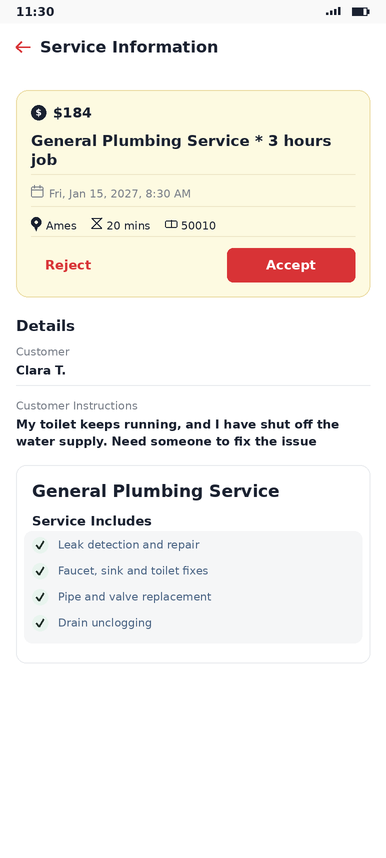
#> input picture samples/batch_future_date.png, 386 x 858 px
$ python -i renderer.py   (imports and definitions only)
#> lines starting #> are read from the running program, lines starting #| are printed output that depends on the picture
"""
renderer.py — draws the "Service Information" screen as a PNG using Pillow.

All geometry, colours and type sizes in this file were measured pixel-by-pixel
from a real device screenshot (1080 x 2400, Android, density 2.625), so the
design space below IS that screenshot: 1 unit == 1 pixel of the real screen.

Icons are hand-drawn vector approximations of the app's own glyphs:
  - map pin (solid teardrop with knockout)
  - hourglass with flowing sand (filled top bulb, outlined lower bulb, mound)
  - ZIP envelope (solid envelope + "ZIP" tag)
  - calendar with clock (steel-blue line icon, binding rings, dot grid)
  - green check badge (tapered heavy check)

Public API (unchanged):
    render_service_screen(data: ServiceRecord, out_path: str) -> str
"""
from __future__ import annotations

import math
import os
from dataclasses import dataclass, field
from typing import List, Tuple

from PIL import Image, ImageDraw, ImageFont

# ── Fonts ────────────────────────────────────────────────────────────────────
# The app uses Roboto. Real Roboto is bundled in app/fonts/ and is required for
# an exact match — DejaVu is only an emergency fallback and will NOT match.
_HERE = os.path.dirname(os.path.abspath(__file__))
_BUNDLED = os.path.join(_HERE, "fonts")

_REG_CANDIDATES = [
    os.path.join(_BUNDLED, "Roboto-Regular.ttf"),
    "/System/Library/Fonts/Supplemental/Arial.ttf",
    "C:\\Windows\\Fonts\\arial.ttf",
    os.path.join(_BUNDLED, "DejaVuSans.ttf"),
]
_BOLD_CANDIDATES = [
    os.path.join(_BUNDLED, "Roboto-Bold.ttf"),
    "/System/Library/Fonts/Supplemental/Arial Bold.ttf",
    "C:\\Windows\\Fonts\\arialbd.ttf",
    os.path.join(_BUNDLED, "DejaVuSans-Bold.ttf"),
]


def _first_existing(cands):
    for p in cands:
        if os.path.isfile(p):
            return p
    return None


_REG = _first_existing(_REG_CANDIDATES)
_BOLD = _first_existing(_BOLD_CANDIDATES) or _REG

# ── Canvas ───────────────────────────────────────────────────────────────────
REF_W = 1080                   # design space width == real screenshot width
REF_H = 2400                   # real screenshot height (used when not fitting)
OUT_W = 1080                   # output width; set 386 for a small PNG
FIT_TO_CONTENT = False         # False: fixed 1080x2400 phone frame (matches a real
#                                screenshot). True: grow to fit, nothing cropped.
SS = 2                         # supersample factor (downscaled at the end)
BOTTOM_MARGIN = 34

_SCRATCH_H = 6000


def _f(bold: bool, size: int):
    """Font at design-space `size`, scaled up for supersampling."""
    path = _BOLD if bold else _REG
    if path:
        try:
            return ImageFont.truetype(path, int(round(size * SS)))
        except OSError:
            pass
    return ImageFont.load_default(size=int(round(size * SS)))


def P(v: float) -> float:
    """Design-space unit -> supersampled canvas unit."""
    return v * SS


# ── Palette (sampled from the reference screenshot) ──────────────────────────
C_BG = (255, 255, 255)
C_STATUS_BG = (250, 250, 250)
C_NAVY = (29, 53, 87)             # #1D3557 — all body/heading text
C_RED = (228, 37, 53)             # #E42535 — back arrow + Reject
C_CARD_BG = (255, 250, 229)       # #FFFAE5
C_CARD_BORDER = (242, 175, 87)    # #F2AF57
C_CARD_DIVIDER = (237, 242, 244)  # #EDF2F4
C_ACCEPT_L = (228, 39, 53)        # #E42735
C_ACCEPT_R = (230, 85, 57)        # #E65539
C_LINE = (237, 242, 244)          # #EDF2F4 — Details divider
C_BOX_BORDER = (235, 235, 235)    # #EBEBEB — service box outline
C_INCLUDE_BG = (248, 249, 250)    # #F8F9FA
C_INCLUDE_TXT = (100, 116, 139)   # #64748B
C_CHECK_BG = (224, 242, 233)      # #E0F2E9
C_CHECK = (17, 17, 17)
C_CAL_ICON = (141, 153, 174)      # #8D99AE
C_CHIP_ICON = (0, 0, 0)

# ── Type scale (design-space px; divide by 2.625 for sp) ─────────────────────
T_STATUS = 34
T_HEADER = 51
T_AMOUNT = 37
T_TITLE = 49
T_DATE = 32
T_CHIP = 32
T_BUTTON = 41
T_DETAILS = 44
T_LABEL = 39
T_VALUE = 42
T_INSTR = 38
T_SERVICE = 58
T_INCL_HEAD = 52
T_INCL_ITEM = 43

# Gap between the three chips (pin/city, hourglass/time, ZIP/zipcode).
# 30 is the exact device measurement; a little more air reads better.
CHIP_GAP = 42 * SS


@dataclass
class ServiceRecord:
    amount: str = ""
    service_name: str = ""
    estimated_time: str = ""
    city: str = ""
    zipcode: str = ""
    customer_name: str = ""
    customer_instructions: str = ""
    booking_datetime: str = "Mon, Aug 24, 2026, 10:30 AM"
    status_time: str = "11:30"
    includes: List[str] = field(default_factory=list)
    excludes: List[str] = field(default_factory=list)
    addons: List[Tuple[str, str]] = field(default_factory=list)

    @property
    def clean_service_name(self) -> str:
        return self.service_name.split("*")[0].strip()


# ── Text helpers ─────────────────────────────────────────────────────────────
# [7 lines left out: function _txt, not called in this run]

def _tw(d, s, f) -> float:
    return d.textlength("" if s is None else str(s), font=f)

def _tw(d, s, f) -> float:
    return d.textlength("" if s is None else str(s), font=f)


# [14 lines left out: function _wrap, not called in this run]


def _rr(d, box, r, fill=None, outline=None, width=1):
    d.rounded_rectangle(box, radius=r, fill=fill, outline=outline, width=int(width))


# [170 lines left out: functions _hgrad_rounded, _pin, _bulb_side, _hourglass, _zip_envelope, _calendar_clock and 5 more, not called in this run]


def _signal(d, x, y, w, h, color):
    """Signal strength: filled right triangle, vertical edge on the right."""
    d.polygon([(x, y + h), (x + w, y + h), (x + w, y)], fill=color)


# [6 lines left out: function _battery, not called in this run]


def _status_bar(d, w, data):
    """Status bar measured from the device: #FAFAFA strip, #646464 glyphs."""
    ink = (100, 100, 100)
    d.rectangle([0, 0, w, P(62)], fill=C_STATUS_BG)
    _txt(d, P(46), P(12), data.status_time, _f(False, T_STATUS), ink)

    right = w - P(75)                       # battery's right edge
    _battery(d, right - P(20), P(14), P(20), P(34), ink)
    _signal(d, right - P(20) - P(19) - P(33), P(14), P(33), P(33), ink)
    _wifi(d, right - P(20) - P(19) - P(33) - P(4) - P(39), P(14), P(39), P(33), ink)


# [5 lines left out: function _home_indicator, not called in this run]


# ── Main ─────────────────────────────────────────────────────────────────────
def render_service_screen(data: ServiceRecord, out_path: str) -> str:
    W = int(P(REF_W))
    img = Image.new("RGB", (W, int(P(_SCRATCH_H))), C_BG)
    d = ImageDraw.Draw(img)

    f_header = _f(True, T_HEADER)
    f_amount = _f(True, T_AMOUNT)
    f_title = _f(True, T_TITLE)
    f_date = _f(False, T_DATE)
    f_chip = _f(True, T_CHIP)
    f_btn = _f(True, T_BUTTON)
    f_details = _f(True, T_DETAILS)
    f_label = _f(False, T_LABEL)
    f_value = _f(True, T_VALUE)
    f_instr = _f(True, T_INSTR)
    f_service = _f(True, T_SERVICE)
    f_incl_h = _f(True, T_INCL_HEAD)
    f_incl = _f(False, T_INCL_ITEM)

    _status_bar(d, W, data)
    _back_arrow(d, P(65), P(139), P(42), P(32), C_RED)
    _txt(d, P(159), P(136), "Service Information", f_header, C_NAVY)

    # ── Offer card ───────────────────────────────────────────────
    CX0, CX1 = P(44), P(1035)
    IN_L, IN_R = P(98), P(980)
    card_y0 = P(273)

    title_lines = _wrap(d, data.service_name, f_title, IN_R - IN_L)
    instr_lines = _wrap(d, data.customer_instructions, f_instr, P(1036) - P(44))

    card_y1 = card_y0 + P(168) + len(title_lines) * P(55) + P(477)

    _rr(d, [CX0, card_y0, CX1, card_y1], r=P(32),
        fill=C_CARD_BG, outline=C_CARD_BORDER, width=max(1, int(P(1.5))))

    _dollar_badge(d, IN_L, card_y0 + P(88), P(36))
    _txt(d, P(162), card_y0 + P(88), f"${data.amount}", f_amount, C_NAVY)

    ty = card_y0 + P(168)
    for ln in title_lines:
        _txt(d, IN_L, ty, ln, f_title, C_NAVY)
        ty += P(55)

    y = ty + P(22)
    d.rectangle([IN_L, y, IN_R, y + P(2)], fill=C_CARD_DIVIDER)

    y += P(49)
    _calendar_clock(d, IN_L, y, P(39), P(40), C_CAL_ICON, C_CARD_BG)
    _txt(d, P(151), y + P(8), data.booking_datetime, f_date, C_NAVY)

    y += P(85)
    d.rectangle([IN_L, y, IN_R, y + P(2)], fill=C_CARD_DIVIDER)

    y += P(50)
    _pin(d, IN_L, y + P(1), P(27), P(33), C_CHIP_ICON, C_CARD_BG)
    cx = IN_L + P(40)
    _txt(d, cx, y + P(1), data.city, f_chip, C_NAVY)
    cx += _tw(d, data.city, f_chip) + CHIP_GAP
    _hourglass(d, cx, y, P(26), P(34), C_CHIP_ICON, C_CARD_BG)
    cx += P(26) + P(13)
    _txt(d, cx, y + P(1), data.estimated_time, f_chip, C_NAVY)
    cx += _tw(d, data.estimated_time, f_chip) + CHIP_GAP - P(4)
    _zip_envelope(d, cx, y + P(2), P(40), P(32), C_CHIP_ICON, C_CARD_BG)
    cx += P(40) + P(26)
    _txt(d, cx, y + P(1), data.zipcode, f_chip, C_NAVY)

    y += P(83)
    d.rectangle([IN_L, y, IN_R, y + P(3)], fill=C_CARD_DIVIDER)

    y += P(29)
    btn_h = P(105)
    _txt(d, P(254), y + P(33), "Reject", f_btn, C_RED)
    ax0, ax1 = P(581), P(953)
    _hgrad_rounded(img, [ax0, y, ax1, y + btn_h], P(16), C_ACCEPT_L, C_ACCEPT_R)
    bb = d.textbbox((0, 0), "Accept", font=f_btn)
    d.text(((ax0 + ax1) / 2 - (bb[2] - bb[0]) / 2 - bb[0],
            y + btn_h / 2 - (bb[3] - bb[1]) / 2 - bb[1]),
           "Accept", font=f_btn, fill=(255, 255, 255))

    # ── Details ──────────────────────────────────────────────────
    PX0, PX1 = P(44), P(1036)
    y = card_y1 + P(88)
    _txt(d, PX0, y, "Details", f_details, C_NAVY)
    y += P(78)
    _txt(d, P(45), y, "Customer:", f_label, C_INCLUDE_TXT)
    y += P(50)
    _txt(d, PX0, y, data.customer_name, f_value, C_NAVY)
    y += P(48)

    # Full House Cleaning: stacked Q&A only (no instructions / includes box).
    # Hourly Cleaning: instructions + the two extra fields + Service Includes.
    is_hourly = "hourly" in data.clean_service_name.lower()
    if data.addons and not is_hourly:
        for q, a in data.addons:
            d.rectangle([PX0, y, PX1, y + P(2)], fill=C_LINE)
            y += P(36)
            q = "" if q is None else str(q)
            a = "" if a is None else str(a)
            if q:
                _txt(d, P(45), y, q, f_label, C_INCLUDE_TXT)
                y += P(50)
            for ln in _wrap(d, a, f_value, PX1 - PX0) or ([a] if a else []):
                _txt(d, PX0, y, ln, f_value, C_NAVY)
                y += P(48)
        yy = y + P(56)
    else:
        d.rectangle([PX0, y, PX1, y + P(3)], fill=C_LINE)
        y += P(39)
        _txt(d, P(45), y, "Customer Instructions:", f_label, C_INCLUDE_TXT)
        y += P(63)
        for ln in instr_lines:
            _txt(d, PX0, y, ln, f_instr, C_NAVY)
            y += P(59)

        if data.addons:
            for q, a in data.addons:
                d.rectangle([PX0, y, PX1, y + P(2)], fill=C_LINE)
                y += P(36)
                q = "" if q is None else str(q)
                a = "" if a is None else str(a)
                if q:
                    _txt(d, P(45), y, q, f_label, C_INCLUDE_TXT)
                    y += P(50)
                for ln in _wrap(d, a, f_value, PX1 - PX0) or ([a] if a else []):
                    _txt(d, PX0, y, ln, f_value, C_NAVY)
                    y += P(48)

        # ── Service box (handyman / hourly / non-cleaning) ───────
        box_y0 = y + P(49)
        BX0, BX1 = P(43), P(1036)
        BIN_L, BIN_R = P(98), P(982)

        yy = box_y0 + P(83)
        for ln in _wrap(d, data.clean_service_name, f_service, BIN_R - BIN_L):
            _txt(d, BIN_L, yy, ln, f_service, C_NAVY)
            yy += P(66)
        yy += P(48)
        d.rectangle([BIN_L, yy, BIN_R, yy + P(3)], fill=C_CARD_DIVIDER)
        yy += P(60)

        if data.includes:
            _txt(d, P(99), yy, "Service Includes", f_incl_h, C_NAVY)
            yy += P(85)
            rows = []
            text_w = BIN_R - P(252) - P(20)
            items = list(data.includes)[:3]
            for item in items:
                lines = _wrap(d, item, f_incl, text_w)[:2]
                rows.append((lines, len(lines) * P(55) + P(24)))
            box_h = P(78) + sum(h for _, h in rows) + P(27) * (len(rows) - 1)
            _rr(d, [P(97), yy, P(982), yy + box_h], r=P(20), fill=C_INCLUDE_BG)

            ry = yy + P(39)
            for lines, rh in rows:
                centre = ry + rh / 2
                _check_badge(d, P(129), centre - P(39), P(78))
                ty2 = centre - (len(lines) * P(55)) / 2 + P(12)
                for ln in lines:
                    _txt(d, P(252), ty2, ln, f_incl, C_INCLUDE_TXT)
                    ty2 += P(55)
                ry += rh + P(27)
            yy += box_h + P(20)

        if data.excludes:
            _txt(d, P(99), yy, "Service Excludes", f_incl_h, C_NAVY)
            yy += P(85)
            rows = []
            text_w = BIN_R - P(252) - P(20)
            for item in list(data.excludes)[:2]:
                lines = _wrap(d, item, f_incl, text_w)[:2]
                rows.append((lines, len(lines) * P(55) + P(24)))
            box_h = P(78) + sum(h for _, h in rows) + P(27) * (len(rows) - 1)
            _rr(d, [P(97), yy, P(982), yy + box_h], r=P(20), fill=C_INCLUDE_BG)

            ry = yy + P(39)
            for lines, rh in rows:
                centre = ry + rh / 2
                _x_badge(d, P(129), centre - P(39), P(78))
                ty2 = centre - (len(lines) * P(55)) / 2 + P(12)
                for ln in lines:
                    _txt(d, P(252), ty2, ln, f_incl, C_INCLUDE_TXT)
                    ty2 += P(55)
                ry += rh + P(27)
            yy += box_h + P(20)

        yy += P(60)
        _rr(d, [BX0, box_y0, BX1, yy], r=P(26), outline=C_BOX_BORDER, width=max(1, int(P(1.5))))

    # ── Output ───────────────────────────────────────────────────
    bottom = int(min(yy + P(BOTTOM_MARGIN) + P(48), P(_SCRATCH_H)))
    if FIT_TO_CONTENT:
        final_h = max(1, int(round(bottom / SS)))
        canvas = img.crop((0, 0, W, bottom))
    else:
        # Crop every screenshot to the last row so handyman / plumbing
        # don't keep a tall empty phone bottom (or clip a long includes list).
        frame_h = max(bottom, int(P(400)))
        final_h = max(1, int(round(frame_h / SS)))
        canvas = Image.new("RGB", (W, frame_h), C_BG)
        canvas.paste(img.crop((0, 0, W, min(bottom, frame_h))), (0, 0))
        _home_indicator(ImageDraw.Draw(canvas), W, frame_h)

    out_h = max(1, int(round(final_h * OUT_W / REF_W)))
    final = canvas.resize((OUT_W, out_h), Image.LANCZOS)
    os.makedirs(os.path.dirname(out_path) or ".", exist_ok=True)
    final.save(out_path)
    return out_path

>>> import cv2
>>> picture = cv2.imread('../samples/batch_future_date.png', cv2.IMREAD_GRAYSCALE)
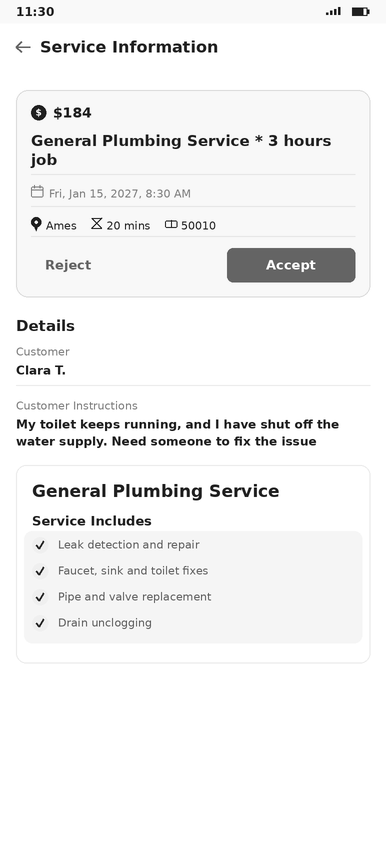
#> picture: shape (858, 386); min 0, max 255, mean 243.5
>>> result = render_service_screen(picture, 'out.png')
#> in render_service_screen, `img = Image.new("RGB", (W, int(P(_SCRATCH_H))), C_BG)`: img: PIL image 2160x12000 RGB; every value is 255
#> (the run stopped early here; a loop or call above may not have finished)

$ run again, on samples/bathtub.png
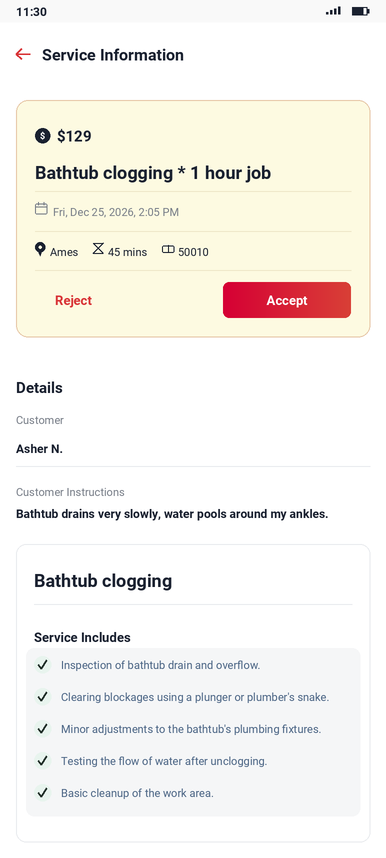
#> input picture samples/bathtub.png, 386 x 858 px
#> `picture = cv2.imread('../samples/batch_future_date.png', cv2.IMREAD_GR..`:
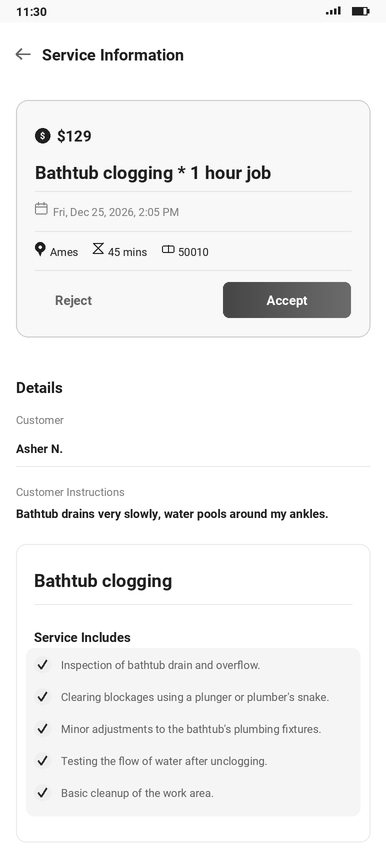
#> picture: shape (858, 386); min 0, max 255, mean 243.4
#> img: PIL image 2160x12000 RGB; every value is 255

$ run again, on samples/exact.png
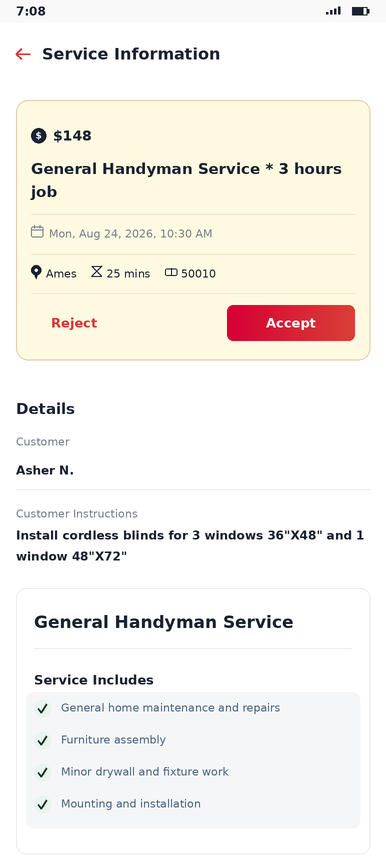
#> input picture samples/exact.png, 386 x 858 px
#> `picture = cv2.imread('../samples/batch_future_date.png', cv2.IMREAD_GR..`:
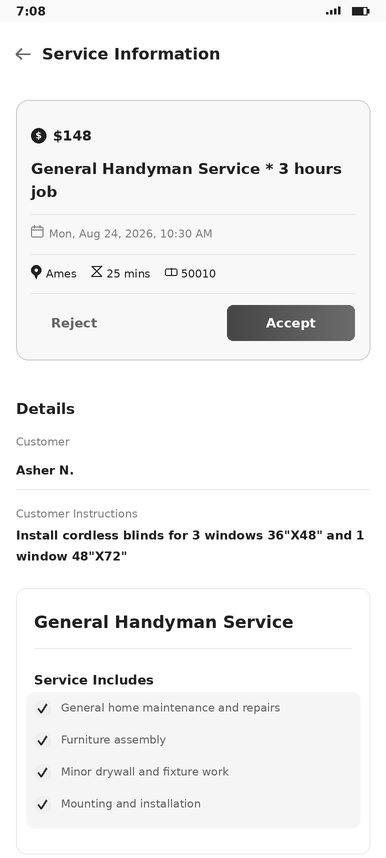
#> picture: shape (858, 386); min 0, max 255, mean 242.8
#> img: PIL image 2160x12000 RGB; every value is 255

$ run again, on samples/exact_roboto.png
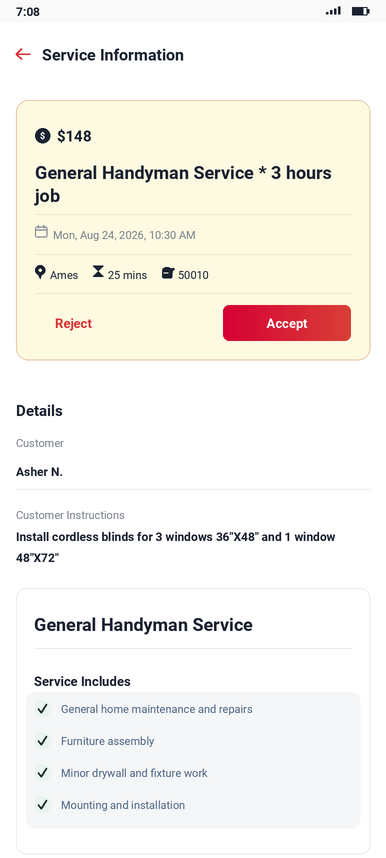
#> input picture samples/exact_roboto.png, 386 x 858 px
#> `picture = cv2.imread('../samples/batch_future_date.png', cv2.IMREAD_GR..`:
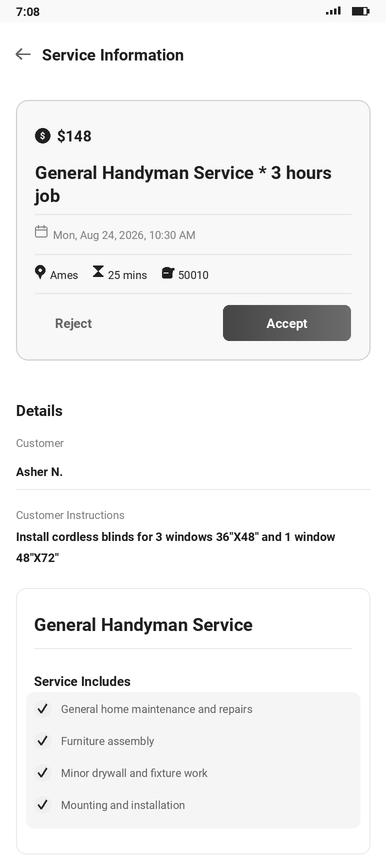
#> picture: shape (858, 386); min 0, max 255, mean 243.4
#> img: PIL image 2160x12000 RGB; every value is 255
